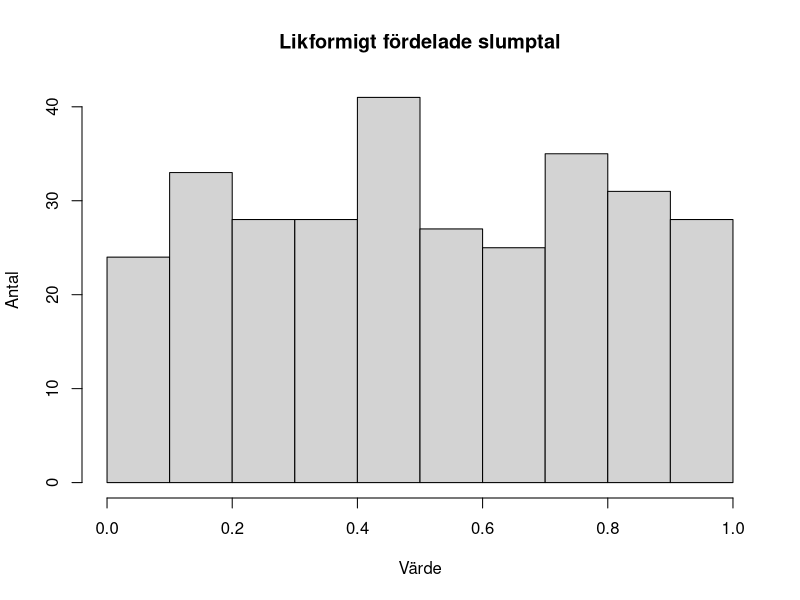
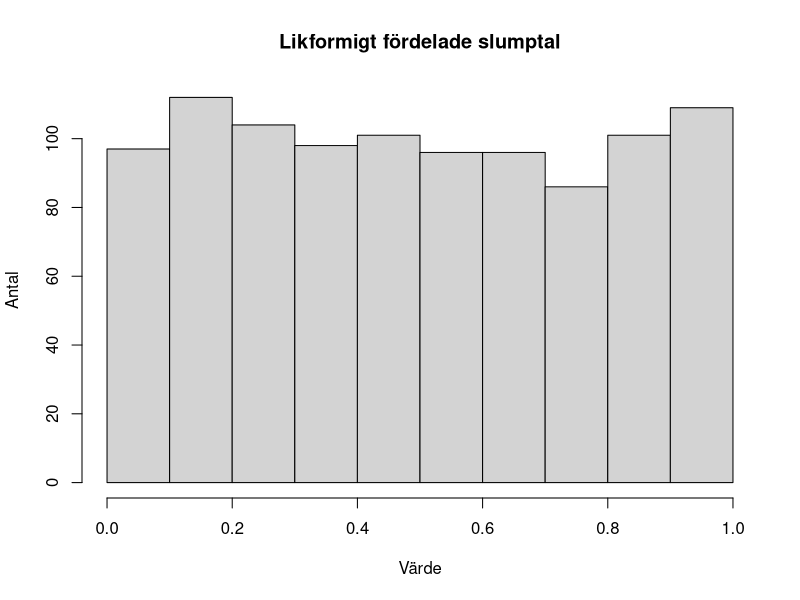

R code for these plots, in order:
## ---- chunk 1
set.seed(19880210) # fyll i ditt egna födelsedatum. Om ni jobbar i par, välj den enas.
likf <- runif(300)
## ---- chunk 2
hist(likf,
main = "Likformigt fördelade slumptal",
ylab = "Antal",
xlab = "Värde")
## ---- chunk 3
set.seed(19930610) 
n <- 30 # antalet rader
M <- 1000 # antalet kolumner
likf_matris <- matrix(runif(n * M), nrow = n, ncol = M)
## ---- chunk 4
hist(likf_matris[3, ],
main = "Likformigt fördelade slumptal",
ylab = "Antal",
xlab = "Värde")
